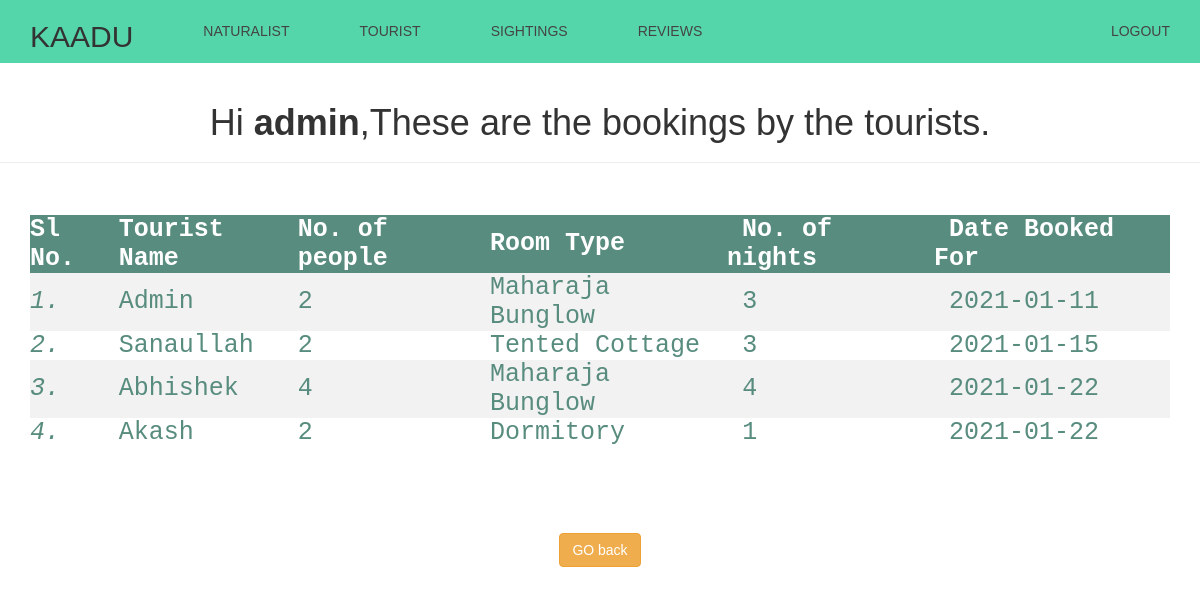
The page /viewbookings.php (signed in) on the database its author committed.
### tables this page shows
CREATE TABLE `booking` (
  `name` varchar(50) DEFAULT NULL,
  `count` int DEFAULT NULL,
  `room` varchar(20) DEFAULT NULL,
  `nights` int DEFAULT NULL,
  `date` date DEFAULT NULL
);

### viewbookings.php (the view, shortened to what this page needs)
<!DOCTYPE html>
<html lang="en">
<head><link rel="stylesheet" href="navigation.css">
    <link rel="stylesheet" href="https://maxcdn.bootstrapcdn.com/bootstrap/3.3.7/css/bootstrap.css">
</head>
<body>
<header>
    <div class="container">
        <h2 class="logo">KAADU</h2>
        <nav>
            <ul>
            <li class="left"><a href="viewnaturalist.php">Naturalist</a></li>
            <li class="left"><a href="viewusers.php">Tourist</a></li>
            <li class="left"><a href="welcomeadmin.php">Sightings</a></li>
            <li class="left"><a href="viewusersreview.php">Reviews</a></li>
            <li class="right"><a href="logoutadmin.php">LOGOUT</a></li>
            </ul>
        </nav>
    </div>
</header>
    <div class="page-header">
    <h1>Hi <b><?php echo htmlspecialchars($_SESSION["username"]) ?></b>,These are the bookings by the tourists.</h1>
    </div>
    <div class="container" align="center">
        <div class="tab-content">
            <div class="tab-pane fade in active" id="welcome">
            <br><br>
            <div class="text">
            <table>
<tr>
<th>   Sl No.  </th>
<th>   Tourist Name   </th>
<th>   No. of people  </th>
<th>Room Type</th>
<th>&nbsp;No. of nights</th>
<th>&nbsp;Date Booked For</th>
</tr>
<?php
$conn = mysqli_connect("localhost", "root", "", "kaadu");
$sql = "SELECT * FROM booking";
$result = $conn->query($sql);
if ($result->num_rows > 0) {
while($row = $result->fetch_assoc()) {
echo "<tr><td><i></i></td><td>"
. $row["name"]. "</td><td>" . $row["count"] . "</td><td>" . $row["room"] . "</td><td>&nbsp;" . $row["nights"] . "</td><td>&nbsp;" . $row["date"] . "</td></tr>";
}
echo "</table>";
} else { echo "0 results"; }
?>
            </div>
        </div>
        </div>
    </div>
    <br><br><div></div>
    <p>
     <br><br>
    <h2><a href="welcomeadmin.php" class="btn btn-warning">GO back</a>
    </p>
</body>
</html>

### navigation.css (style rules this page uses)
body { margin: 0; font-family: 'Work Sans', sans-serif; font-weight: 800; }
.container { width: 80%; margin: 0 auto; }
header { background: #55d6aa; }
header::after { content: ''; display: table; clear: both; }
.logo { float: left; padding: 0px 0; }
.right { float: right; }
.left { float: left; }
nav ul { margin: 0; padding: 0; list-style: none; }
nav li { display: inline-block; margin-left: 70px; padding-top: 23px; position: relative; }
nav a { color: #444; text-decoration: none; text-transform: uppercase; font-size: 14px; }
nav a::before { content: ''; display: block; height: 5px; background-color: #444; position: absolute; top: 0; width: 0%; transition: all ease-in-out 250ms; }

### viewbookings.php (style rules this page uses)
body { font: 14px sans-serif; text-align: center; }
table { border-collapse: collapse; width: 100%; color: #588c7e; font-family: monospace; font-size: 25px; text-align: left; }
body { counter-reset: my-sec-counter; }
i::before { counter-increment: my-sec-counter; content:counter(my-sec-counter) "."; }
th { background-color: #588c7e; color: white; }
tr:nth-child(even) { background-color: #f2f2f2 }

### rows shown on the page
booking: name "Admin", count "2", room "Maharaja Bunglow", nights "3", date "2021-01-11"
booking: name "Sanaullah", count "2", room "Tented Cottage", nights "3", date "2021-01-15"
booking: name "Abhishek", count "4", room "Maharaja Bunglow", nights "4", date "2021-01-22"
booking: name "Akash", count "2", room "Dormitory", nights "1", date "2021-01-22"

### other values the page prints
$_SESSION["username"] "admin"
